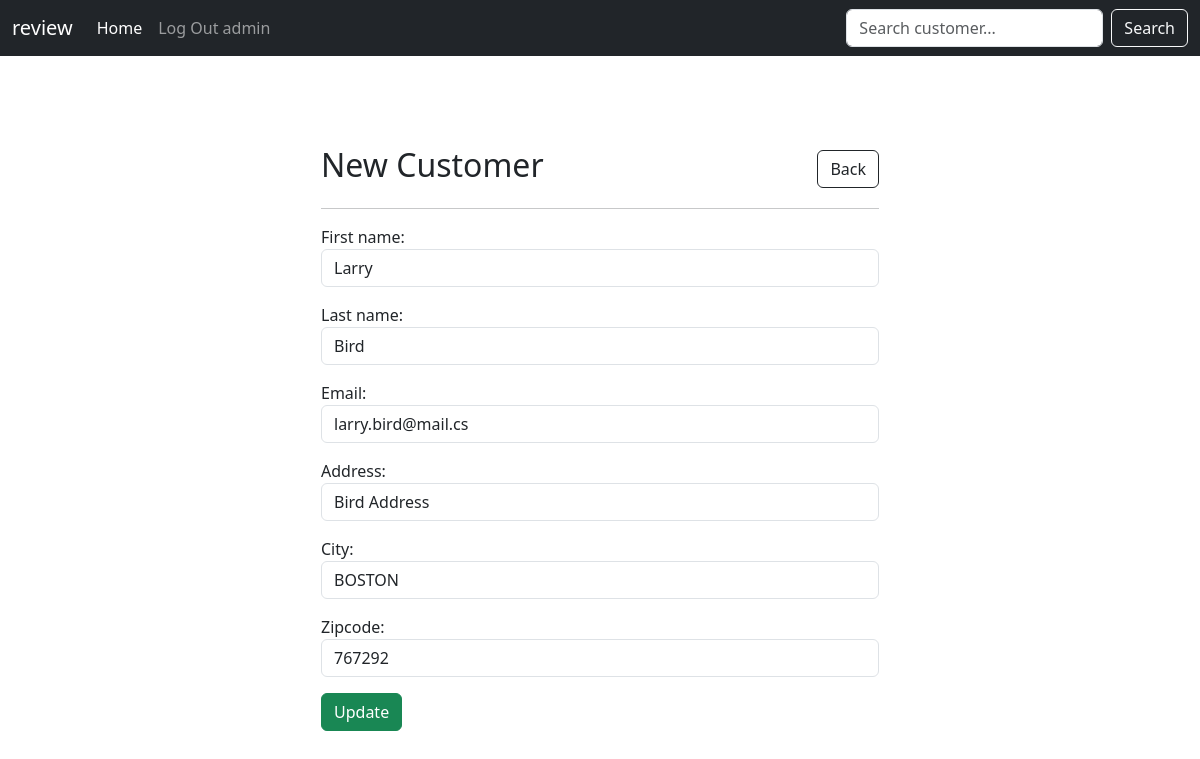
Page /update_customer/5/ (signed in) on the committed database.
### my_app/models.py (models this page shows, shortened)
class Customer(models.Model):
    first_name = models.CharField(max_length=100)
    last_name = models.CharField(max_length=100)
    email = models.EmailField()
    address = models.TextField()
    city = models.CharField(max_length=100)
    zipcode = models.CharField(max_length=10)

### my_app/views.py (the view)
# urls.py: path('update_customer/<int:customer_id>/', views.update_customer, name='update_customer'),
def update_customer(request, customer_id):
    customer = Customer.objects.get(id=customer_id)
    form = CustomerForm(request.POST or None, instance=customer)
    if request.user.is_authenticated:
        if request.method == 'POST':
            if form.is_valid():
                form.save()
                messages.success(request, 'Customer has been updated')
                return redirect('my_app:home')
        else:
            form = CustomerForm(instance=customer)
            return render(request, 'my_app/update_customer.html', {'form': form})
    else:
        messages.success(request, 'Your not authorized to update this customer')
        return redirect('my_app:home')
    return render(request, 'my_app/update_customer.html', {'form': form})

### my_app/forms.py
class CustomerForm(forms.ModelForm):
    class Meta:
        model = Customer
        fields = ['first_name', 'last_name', 'email', 'address', 'city', 'zipcode']
        widgets = {
            'first_name': forms.TextInput(attrs={'class': 'form-control'}),
            'last_name': forms.TextInput(attrs={'class': 'form-control'}),
            'email': forms.EmailInput(attrs={'class': 'form-control'}),
            'address': forms.TextInput(attrs={'class': 'form-control'}),
            'city': forms.TextInput(attrs={'class': 'form-control'}),
            'zipcode': forms.TextInput(attrs={'class': 'form-control'}),
        }

### my_app/templates/my_app/update_customer.html
{% extends 'my_app/base.html' %} {% block content %}
<div class="col-md-6 m-auto">
  <div class="d-flex justify-content-between align-items-center">
    <h2>New Customer</h2>
    <a href="{% url 'my_app:home' %}" class="btn btn-outline-dark">Back</a>
  </div>
  <hr />
  <form method="POST">
    {% csrf_token %} {{form.as_p}}
    <button type="submit" class="btn btn-success">Update</button>
  </form>
</div>
{% endblock %}

### my_app/templates/my_app/navbar.html (shortened to what this page needs)
<nav class="navbar navbar-expand-lg bg-dark navbar-dark">
  <div class="container-fluid">
    <a class="navbar-brand" href="{% url 'my_app:home' %}">review</a>
    <div class="collapse navbar-collapse" id="navbarSupportedContent">
      <ul class="navbar-nav me-auto mb-2 mb-lg-0">
        <li class="nav-item">
          <a class="nav-link active" aria-current="page" href="{% url 'my_app:home' %}"">Home</a>
        </li>
        {% if user.is_authenticated %}
        <li class="nav-item">
          <a class="nav-link" href="{% url 'my_app:logout' %}">Log Out {{user.username}}</a>
        </li>
        {% endif %}
      </ul>
      {% if user.is_authenticated %}
      <div class="position-relative">
      <form class="d-flex" method="POST" action="{% url 'my_app:search_customer' %}" id="search-customer-form">
        <input class="form-control me-2" type="search" placeholder="Search customer..." id="search-customer-input" aria-label="Search" name="search_customer">
        <button class="btn btn-outline-light" type="submit">Search</button>
      </form>
      </div>
      {% endif %}
    </div>
  </div>
</nav>

### rows in the picture
Customer: first_name "Larry", last_name "Bird", email "larry.bird@mail.cs", address "Bird Address", city "BOSTON", zipcode "767292"

### other values in the picture
{{ user.username }} "admin"
